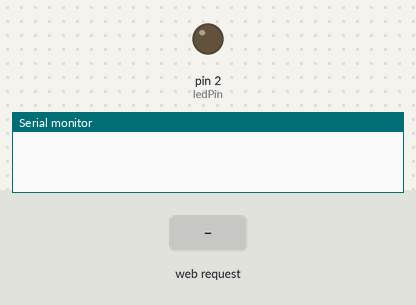
Simulated run of this sketch. Board: Arduino Uno, built for the host (arithmetic inside an expression is 32-bit, double 64-bit). On the bench: output pins drawn as LEDs (lit = HIGH), the last lines printed to the serial monitor. Inputs (shaded band) come from the test bench. WiFi joins after 1.5 s; servers stay silent unless stated.

Above: at 1.2 s.
1.3 s: HTTP request GET /on received
At 2.5 s:
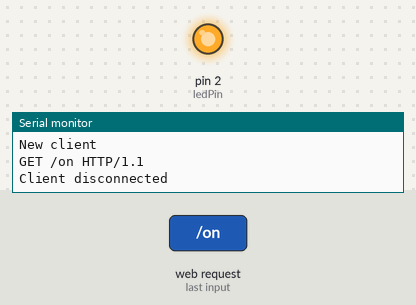
2.8 s: HTTP request GET /off received
At 3.7 s:
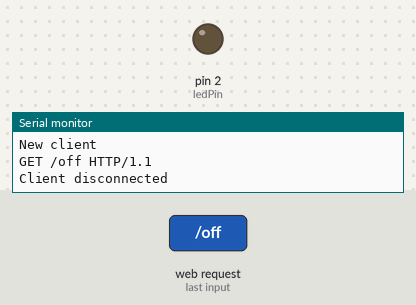
Timing chart, 0 to 5.8 s (numbered marks = the images above; inputs shaded):
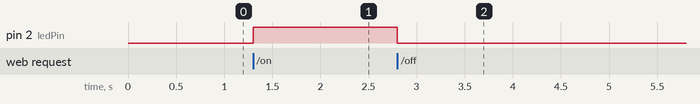

Measured:
- after the input at 1.3 s, pin 2 (ledPin): LOW → HIGH at once
- after the input at 2.8 s, pin 2 (ledPin): HIGH → LOW at once

The sketch:

EthernetLab.ino
```cpp
#include <SPI.h>
#include <Ethernet.h>

// Replace these with your network settings
byte mac[] = { 0xDE, 0xAD, 0xBE, 0xEF, 0xFE, 0xED };
IPAddress ip(192, 168, 1, 177);
EthernetServer server(80);

// Replace with the pin your LED is connected to
const int ledPin = 2;

void setup() {
  // Start the Ethernet connection and the server
  Ethernet.begin(mac, ip);
  server.begin();

  pinMode(ledPin, OUTPUT);

  Serial.begin(9600);
}

void loop() {
  // Listen for incoming clients
  EthernetClient client = server.available();

  if (client) {
    Serial.println("New client");
    // Read the first line of the request
    String request = client.readStringUntil('\r');
    Serial.println(request);

    // Check if the request is to turn the LED on or off
    if (request.indexOf("GET /on") != -1) {
      digitalWrite(ledPin, HIGH);
    } else if (request.indexOf("GET /off") != -1) {
      digitalWrite(ledPin, LOW);
    }

    // Send a standard HTTP response header
    client.println("HTTP/1.1 200 OK");
    client.println("Content-Type: text/html");
    client.println();
    client.println("<html><body>");
    client.println("<h1>Arduino LED Control</h1>");
    client.println("<p><a href='/on'>Turn On</a></p>");
    client.println("<p><a href='/off'>Turn Off</a></p>");
    client.println("</body></html>");

    // The client will disconnect after sending the response
    delay(1);
    client.stop();
    Serial.println("Client disconnected");
  }
}
```
